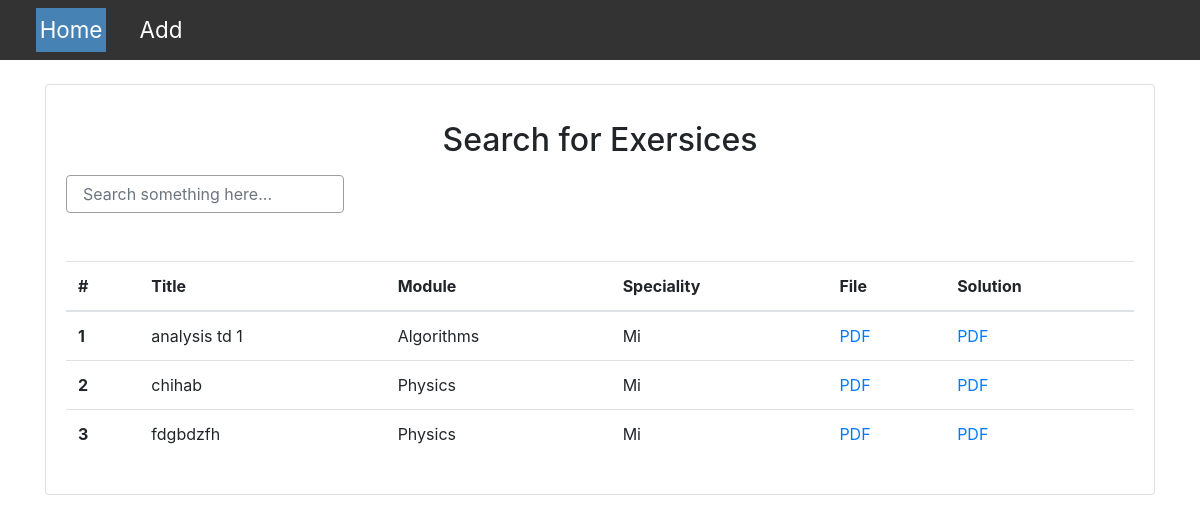
Before: /exers/ with the older database file.
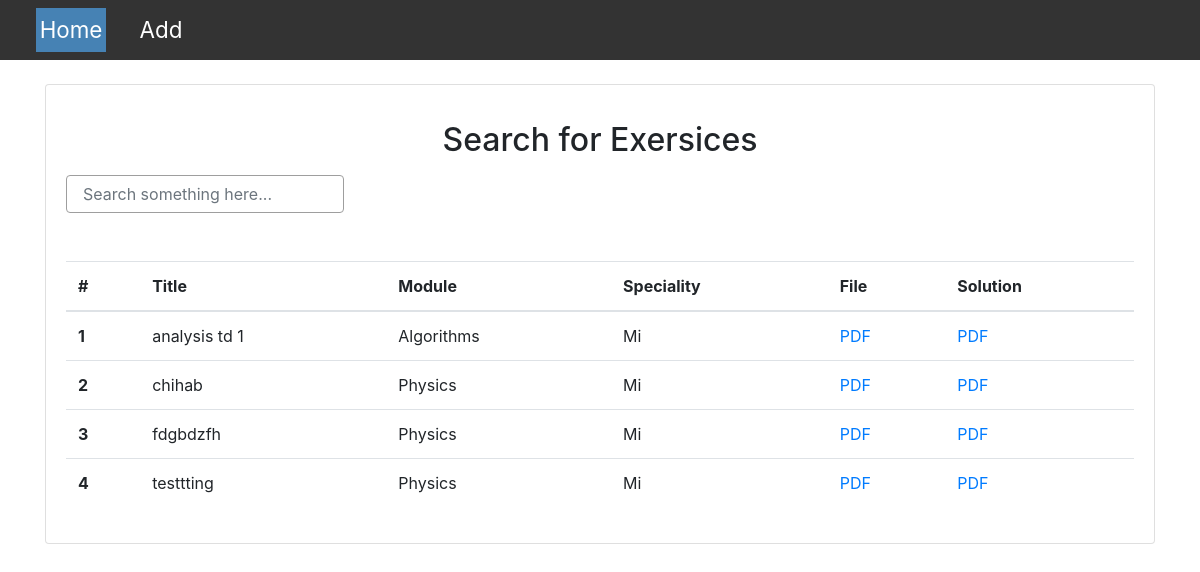
After: the same page with the newer database file.
### exers/models.py (models this page shows, shortened)
class Exer(models.Model):
    name = models.CharField(max_length=150)
    date = models.DateTimeField(auto_now_add=True)
    ex_file = models.FileField(upload_to=namer,null=True)
    sou_file = models.FileField(upload_to=namer,null=True)
    user = models.ForeignKey(User,on_delete=models.CASCADE,null=True)
    likes = models.IntegerField(default=0)
    speciality = models.ForeignKey('Speciality',on_delete=models.CASCADE)
    solution = models.BooleanField(default=True)
    subject = models.ForeignKey('Subject',on_delete=models.CASCADE)
    subject_name = models.CharField(max_length=100,blank=True,null=True)
    class Meta:
        verbose_name = ("exer")
        verbose_name_plural = ("exers")

class Subject(models.Model):
    name = models.CharField(max_length=100)
    date = models.DateTimeField(auto_now_add=True)
    def __str__(self):
        return self.name

class Speciality(models.Model):
    name = models.CharField(max_length=100)
    date = models.DateTimeField(auto_now_add=True)
    def __str__(self):
        return self.name

### exers/views.py (the view)
# urls.py: 2. Add a URL to urlpatterns:  path('', views.home, name='home')
def home(request):
    context = {}
    exercises = Exer.objects.all()
    context['exercises'] = exercises
    return render(request,'exers/home.html', context)

### templates/exers/home.html (shortened to what this page needs)
{% extends 'base.html' %}
{% load static %}
{% block links %}
<link rel='stylesheet' href='{% static "css/home.css" %}'>
<link rel="stylesheet" href="https://cdn.jsdelivr.net/npm/bootstrap@4.6.1/dist/css/bootstrap.min.css">
{% endblock links %}
{% block body %}
<div class="">
    <main>
        <div class="container mt-4">
            <div class="card mb-4">
                <div class="card-body">
                    <div class="row">
                        <div class="col-md-12">
                            <h2 class="pt-3 pb-2 text-center font-bold font-up deep-purple-text">Search for Exersices</h2>
                            <div class="input-group md-form form-sm form-2 pl-0">
                                <form action='{% url "exers:search" %}' method="get"> {% csrf_token %}
                                <input class="form-control my-0 py-1 pl-3 purple-border" type="text" placeholder="Search something here..." aria-label="Search" name="q">
                                </form>
                            </div>
                        </div>
                    </div>
                    <table class="table table-hover mt-5">
                        <thead>
                            <tr class="table">
                                <th>#</th>
                                <th>Title</th>
                                <th>Module</th>
                                <th>Speciality</th>
                                <th>File</th>
                                <th>Solution</th>
                            </tr>
                        </thead>
                        <tbody>
                            {% for exercise in exercises %}
                                <tr>
                                    <th scope="row">{{ exercise.id }}</th>
                                    <td>{{ exercise.name }}</td>
                                    <td>{{ exercise.subject }}</td>
                                    <td>{{ exercise.speciality }}</td>
                                    <td><a href='{{ exercise.ex_file }}'>PDF</a></td>
                                    <td><a href='{{ exercise.sou_file }}'>PDF</a></td>
                                </tr>
                            {% endfor %}
                        </tbody>
                    </table>
                </div>
            </div>
        </div>
    </main>
</div>
{% endblock body %}

Changed rows visible on the page:
added Exer: id "4", name "testtting", subject "Physics", speciality "Mi"
